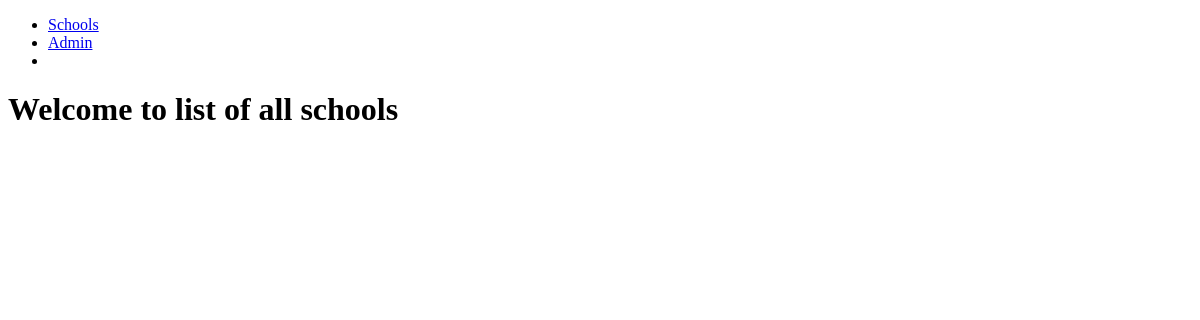
Page /student_app/schoollist/ on the earlier database version.
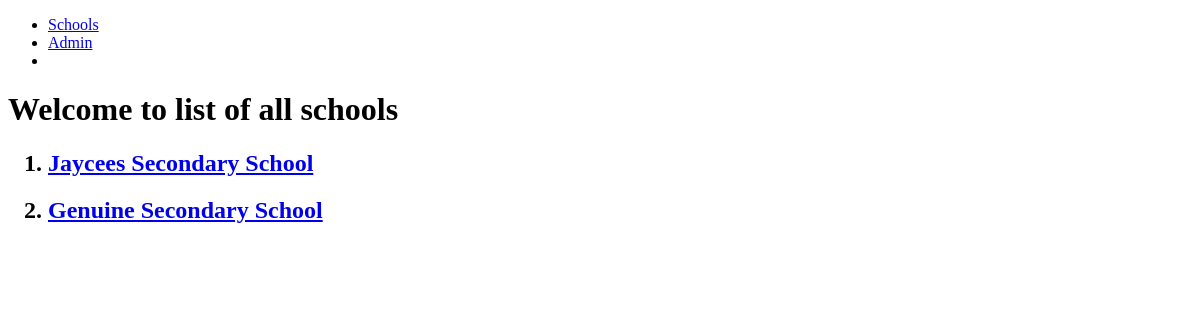
Same page on the later database version.
### student_app/models.py (models this page shows, shortened)
class School(models.Model):
    name = models.CharField(max_length = 256)
    principal = models.CharField(max_length = 256)
    location = models.CharField(max_length = 256)

### student_app/views.py (the view)
class SchoolListView(ListView):
    context_object_name = 'schools' #for custom context name
    model = models.School

### student_app/templates/student_app/school_list.html
{% extends "student_app/student_app_base.html" %}
{% block body_block %}
    <h1>Welcome to list of all schools</h1>
    <ol>
        {% for school in schools %}
            <h2><li><a href="{{ school.id }}">{{ school.name }}</a></li></h2>
        {% endfor %}
    </ol>
{% endblock %}

### student_app/templates/student_app/student_app_base.html (shortened to what this page needs)
<!DOCTYPE html>
{% load static %}
<html lang="en">
<head>
    <link rel="stylesheet" href="{% static 'css/mystyle.css' %}">
</head>
<body>
    <div class="og">
        <nav>
            <ul>
                <li><a href="{% url 'student_app:list' %}">Schools</a></li>
                <li><a href="{% url 'admin:index' %}">Admin</a></li>
                <li><a href="#"></a></li>
            </ul>
        </nav>
    </div>
    {% block body_block %}
    {% endblock %}
</body>
</html>

Differences in the rows shown:
added School: name "Jaycees Secondary School"
added School: name "Genuine Secondary School"
